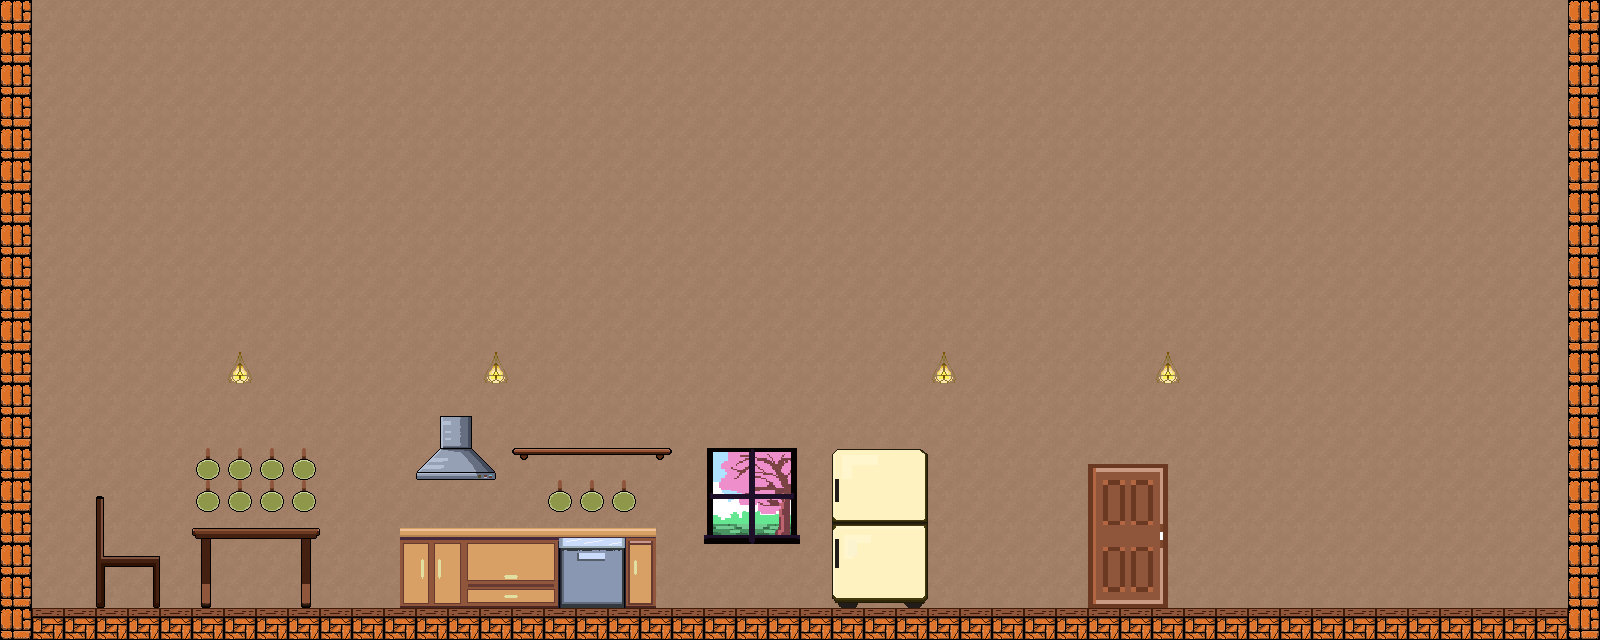

Below is a game level as drawn by its tile map, then a one-line description and the .tmx file that defines it, in full:
An orthogonal 50x20 tile map with 32x32 px tiles, 3 tile layers (back, wall, deco).

<map version="1.10" tiledversion="1.12.0" orientation="orthogonal" renderorder="right-down" width="50" height="20" tilewidth="32" tileheight="32" infinite="0" nextlayerid="5" nextobjectid="1">
 <tileset firstgid="1" source="kitchen.tsx" />
 <layer id="1" name="back" width="50" height="20">
  <data encoding="csv">
43,43,43,43,43,43,43,43,43,43,43,43,43,43,43,43,43,43,43,43,43,43,43,43,43,43,43,43,43,43,43,43,43,43,43,43,43,43,43,43,43,43,43,43,43,43,43,43,43,43,
43,43,43,43,43,43,43,43,43,43,43,43,43,43,43,43,43,43,43,43,43,43,43,43,43,43,43,43,43,43,43,43,43,43,43,43,43,43,43,43,43,43,43,43,43,43,43,43,43,43,
43,43,43,43,43,43,43,43,43,43,43,43,43,43,43,43,43,43,43,43,43,43,43,43,43,43,43,43,43,43,43,43,43,43,43,43,43,43,43,43,43,43,43,43,43,43,43,43,43,43,
43,43,43,43,43,43,43,43,43,43,43,43,43,43,43,43,43,43,43,43,43,43,43,43,43,43,43,43,43,43,43,43,43,43,43,43,43,43,43,43,43,43,43,43,43,43,43,43,43,43,
43,43,43,43,43,43,43,43,43,43,43,43,43,43,43,43,43,43,43,43,43,43,43,43,43,43,43,43,43,43,43,43,43,43,43,43,43,43,43,43,43,43,43,43,43,43,43,43,43,43,
43,43,43,43,43,43,43,43,43,43,43,43,43,43,43,43,43,43,43,43,43,43,43,43,43,43,43,43,43,43,43,43,43,43,43,43,43,43,43,43,43,43,43,43,43,43,43,43,43,43,
43,43,43,43,43,43,43,43,43,43,43,43,43,43,43,43,43,43,43,43,43,43,43,43,43,43,43,43,43,43,43,43,43,43,43,43,43,43,43,43,43,43,43,43,43,43,43,43,43,43,
43,43,43,43,43,43,43,43,43,43,43,43,43,43,43,43,43,43,43,43,43,43,43,43,43,43,43,43,43,43,43,43,43,43,43,43,43,43,43,43,43,43,43,43,43,43,43,43,43,43,
43,43,43,43,43,43,43,43,43,43,43,43,43,43,43,43,43,43,43,43,43,43,43,43,43,43,43,43,43,43,43,43,43,43,43,43,43,43,43,43,43,43,43,43,43,43,43,43,43,43,
43,43,43,43,43,43,43,43,43,43,43,43,43,43,43,43,43,43,43,43,43,43,43,43,43,43,43,43,43,43,43,43,43,43,43,43,43,43,43,43,43,43,43,43,43,43,43,43,43,43,
43,43,43,43,43,43,43,43,43,43,43,43,43,43,43,43,43,43,43,43,43,43,43,43,43,43,43,43,43,43,43,43,43,43,43,43,43,43,43,43,43,43,43,43,43,43,43,43,43,43,
43,43,43,43,43,43,43,43,43,43,43,43,43,43,43,43,43,43,43,43,43,43,43,43,43,43,43,43,43,43,43,43,43,43,43,43,43,43,43,43,43,43,43,43,43,43,43,43,43,43,
43,43,43,43,43,43,43,43,43,43,43,43,43,43,43,43,43,43,43,43,43,43,43,43,43,43,43,43,43,43,43,43,43,43,43,43,43,43,43,43,43,43,43,43,43,43,43,43,43,43,
43,43,43,43,43,43,43,43,43,43,43,43,43,43,43,43,43,43,43,43,43,43,43,43,43,43,43,43,43,43,43,43,43,43,43,43,43,43,43,43,43,43,43,43,43,43,43,43,43,43,
43,43,43,43,43,43,43,43,43,43,43,43,43,43,43,43,43,43,43,43,43,43,43,43,43,43,43,43,43,43,43,43,43,43,43,43,43,43,43,43,43,43,43,43,43,43,43,43,43,43,
43,43,43,43,43,43,43,43,43,43,43,43,43,43,43,43,43,43,43,43,43,43,43,43,43,43,43,43,43,43,43,43,43,43,43,43,43,43,43,43,43,43,43,43,43,43,43,43,43,43,
43,43,43,43,43,43,43,43,43,43,43,43,43,43,43,43,43,43,43,43,43,43,43,43,43,43,43,43,43,43,43,43,43,43,43,43,43,43,43,43,43,43,43,43,43,43,43,43,43,43,
43,43,43,43,43,43,43,43,43,43,43,43,43,43,43,43,43,43,43,43,43,43,43,43,43,43,43,43,43,43,43,43,43,43,43,43,43,43,43,43,43,43,43,43,43,43,43,43,43,43,
43,43,43,43,43,43,43,43,43,43,43,43,43,43,43,43,43,43,43,43,43,43,43,43,43,43,43,43,43,43,43,43,43,43,43,43,43,43,43,43,43,43,43,43,43,43,43,43,43,43,
43,43,43,43,43,43,43,43,43,43,43,43,43,43,43,43,43,43,43,43,43,43,43,43,43,43,43,43,43,43,43,43,43,43,43,43,43,43,43,43,43,43,43,43,43,43,43,43,43,43
</data>
 </layer>
 <layer id="4" name="wall" width="50" height="20">
  <data encoding="csv">
41,0,0,0,0,0,0,0,0,0,0,0,0,0,0,0,0,0,0,0,0,0,0,0,0,0,0,0,0,44,0,0,0,0,0,0,0,0,0,0,0,0,0,0,0,0,0,0,0,41,
41,0,0,0,0,0,0,0,0,0,0,0,0,0,0,0,0,0,0,0,0,0,0,0,0,0,0,0,0,44,0,0,0,0,0,0,0,0,0,0,0,0,0,0,0,0,0,0,0,41,
41,0,0,0,0,0,0,0,0,0,0,0,0,0,0,0,0,0,0,0,0,0,0,0,0,0,0,0,0,0,0,0,0,0,0,0,0,0,0,0,0,0,0,0,0,0,0,0,0,41,
41,0,0,0,0,0,0,0,0,0,0,0,0,0,0,0,0,0,0,0,0,0,0,0,0,0,0,0,0,0,0,0,0,0,0,0,0,0,0,0,0,0,0,0,0,0,0,0,0,41,
41,0,0,0,0,0,0,0,0,0,0,0,0,0,0,0,0,0,0,0,0,0,0,0,0,0,0,0,0,0,0,0,0,0,0,0,0,0,0,0,0,0,0,0,0,0,0,0,0,41,
41,0,0,0,0,0,0,0,0,0,0,0,0,0,0,0,0,0,0,0,0,0,0,0,0,0,0,0,0,0,0,0,0,0,0,0,0,0,0,0,0,0,0,0,0,0,0,0,0,41,
41,0,0,0,0,0,0,0,0,0,0,0,0,0,0,0,0,0,0,0,0,0,0,0,0,0,0,0,0,0,0,0,0,0,0,0,0,0,0,0,0,0,0,0,0,0,0,0,0,41,
41,0,0,0,0,0,0,0,0,0,0,0,0,0,0,0,0,0,0,0,0,0,0,0,0,0,0,0,0,0,0,0,0,0,0,0,0,0,0,0,0,0,0,0,0,0,0,0,0,41,
41,0,0,0,0,0,0,0,0,0,0,0,0,0,0,0,0,0,0,0,0,0,0,0,0,0,0,0,0,0,0,0,0,0,0,0,0,0,0,0,0,0,0,0,0,0,0,0,0,41,
41,0,0,0,0,0,0,0,0,0,0,0,0,0,0,0,0,0,0,0,0,0,0,0,0,0,0,0,0,0,0,0,0,0,0,0,0,0,0,0,0,0,0,0,0,0,0,0,0,41,
41,0,0,0,0,0,0,0,0,0,0,0,0,0,0,0,0,0,0,0,0,0,0,0,0,0,0,0,0,0,0,0,0,0,0,0,0,0,0,0,0,0,0,0,0,0,0,0,0,41,
41,0,0,0,0,0,0,0,0,0,0,0,0,0,0,0,0,0,0,0,0,0,0,0,0,0,0,0,0,0,0,0,0,0,0,0,0,0,0,0,0,0,0,0,0,0,0,0,0,41,
41,0,0,0,0,0,0,0,0,0,0,0,0,0,0,0,0,0,0,0,0,0,0,0,0,0,0,0,0,0,0,0,0,0,0,0,0,0,0,0,0,0,0,0,0,0,0,0,0,41,
41,0,0,0,0,0,0,0,0,0,0,0,0,0,0,0,0,0,0,0,0,0,0,0,0,0,0,0,0,0,0,0,0,0,0,0,0,0,0,0,0,0,0,0,0,0,0,0,0,41,
41,0,0,0,0,0,0,0,0,0,0,0,0,0,0,0,0,0,0,0,0,0,0,0,0,0,0,0,0,0,0,0,0,0,0,0,0,0,0,0,0,0,0,0,0,0,0,0,0,41,
41,0,0,0,0,0,0,0,0,0,0,0,0,0,0,0,0,0,0,0,0,0,0,0,0,0,0,0,0,0,0,0,0,0,0,0,0,0,0,0,0,0,0,0,0,0,0,0,0,41,
41,0,0,0,0,0,0,0,0,0,0,0,0,0,0,0,0,0,0,0,0,0,0,0,0,0,0,0,0,0,0,0,0,0,0,0,0,0,0,0,0,0,0,0,0,0,0,0,0,41,
41,0,0,0,0,0,0,0,0,0,0,0,0,0,0,0,0,0,0,0,0,0,0,0,0,0,0,0,0,0,0,0,0,0,0,0,0,0,0,0,0,0,0,0,0,0,0,0,0,41,
41,0,0,0,0,0,0,0,0,0,0,0,0,0,0,0,0,0,0,0,0,0,0,0,0,0,0,0,0,0,0,0,0,0,0,0,0,0,0,0,0,0,0,0,0,0,0,0,0,41,
41,42,42,42,42,42,42,42,42,42,42,42,42,42,42,42,42,42,42,42,42,42,42,42,42,42,42,42,42,42,42,42,42,42,42,42,42,42,42,42,42,42,42,42,42,42,42,42,42,41
</data>
 </layer>
 <layer id="3" name="deco" width="50" height="20">
  <data encoding="csv">
0,0,0,0,0,0,0,0,0,0,0,0,0,0,0,0,0,0,0,0,0,0,0,0,0,0,0,0,0,0,0,0,0,0,0,0,0,0,0,0,0,0,0,0,0,0,0,0,0,0,
0,0,0,0,0,0,0,0,0,0,0,0,0,0,0,0,0,0,0,0,0,0,0,0,0,0,0,0,0,0,0,0,0,0,0,0,0,0,0,0,0,0,0,0,0,0,0,0,0,0,
0,0,0,0,0,0,0,0,0,0,0,0,0,0,0,0,0,0,0,0,0,0,0,0,0,0,0,0,0,0,0,0,0,0,0,0,0,0,0,0,0,0,0,0,0,0,0,0,0,0,
0,0,0,0,0,0,0,0,0,0,0,0,0,0,0,0,0,0,0,0,0,0,0,0,0,0,0,0,0,0,0,0,0,0,0,0,0,0,0,0,0,0,0,0,0,0,0,0,0,0,
0,0,0,0,0,0,0,0,0,0,0,0,0,0,0,0,0,0,0,0,0,0,0,0,0,0,0,0,0,0,0,0,0,0,0,0,0,0,0,0,0,0,0,0,0,0,0,0,0,0,
0,0,0,0,0,0,0,0,0,0,0,0,0,0,0,0,0,0,0,0,0,0,0,0,0,0,0,0,0,0,0,0,0,0,0,0,0,0,0,0,0,0,0,0,0,0,0,0,0,0,
0,0,0,0,0,0,0,0,0,0,0,0,0,0,0,0,0,0,0,0,0,0,0,0,0,0,0,0,0,0,0,0,0,0,0,0,0,0,0,0,0,0,0,0,0,0,0,0,0,0,
0,0,0,0,0,0,0,0,0,0,0,0,0,0,0,0,0,0,0,0,0,0,0,0,0,0,0,0,0,0,0,0,0,0,0,0,0,0,0,0,0,0,0,0,0,0,0,0,0,0,
0,0,0,0,0,0,0,0,0,0,0,0,0,0,0,0,0,0,0,0,0,0,0,0,0,0,0,0,0,0,0,0,0,0,0,0,0,0,0,0,0,0,0,0,0,0,0,0,0,0,
0,0,0,0,0,0,0,0,0,0,0,0,0,0,0,0,0,0,0,0,0,0,0,0,0,0,0,0,0,0,0,0,0,0,0,0,0,0,0,0,0,0,0,0,0,0,0,0,0,0,
0,0,0,0,0,0,0,0,0,0,0,0,0,0,0,0,0,0,0,0,0,0,0,0,0,0,0,0,0,0,0,0,0,0,0,0,0,0,0,0,0,0,0,0,0,0,0,0,0,0,
0,0,0,0,0,0,0,277,0,0,0,0,0,0,0,277,0,0,0,0,0,0,0,0,0,0,0,0,0,277,0,0,0,0,0,0,277,0,0,0,0,0,0,0,0,0,0,0,0,0,
0,0,0,0,0,0,0,0,0,0,0,0,0,0,0,0,0,0,0,0,0,0,0,0,0,0,0,0,0,0,0,0,0,0,0,0,0,0,0,0,0,0,0,0,0,0,0,0,0,0,
0,0,0,0,0,0,0,0,0,0,0,0,0,274,275,276,0,0,0,0,0,0,0,0,0,0,0,0,0,0,0,0,0,0,0,0,0,0,0,0,0,0,0,0,0,0,0,0,0,0,
0,0,0,0,0,0,316,316,316,316,0,0,0,313,314,315,318,319,319,319,320,0,439,440,441,0,48,49,50,0,0,0,0,0,52,53,54,0,0,0,0,0,0,0,0,0,0,0,0,0,
0,0,0,84,85,0,316,316,316,316,0,0,0,0,0,0,0,316,316,316,0,0,478,479,480,0,87,88,89,0,0,0,0,0,91,92,93,0,0,0,0,0,0,0,0,0,0,0,0,0,
0,0,0,123,124,0,118,119,120,121,0,0,133,134,135,136,137,138,139,140,141,0,517,518,519,0,126,127,128,0,0,0,0,0,130,131,132,0,0,0,0,0,0,0,0,0,0,0,0,0,
0,0,0,162,163,0,157,158,159,160,0,0,172,173,174,175,176,177,178,179,180,0,0,0,0,0,165,166,167,0,0,0,0,0,169,170,171,0,0,0,0,0,0,0,0,0,0,0,0,0,
0,0,0,201,202,0,196,197,198,199,0,0,211,212,213,214,215,216,217,218,219,0,0,0,0,0,204,205,206,0,0,0,0,0,208,209,210,0,0,0,0,0,0,0,0,0,0,0,0,0,
0,0,0,0,0,0,0,0,0,0,0,0,0,0,0,0,0,0,0,0,0,0,0,0,0,0,0,0,0,0,0,0,0,0,0,0,0,0,0,0,0,0,0,0,0,0,0,0,0,0
</data>
 </layer>
</map>
